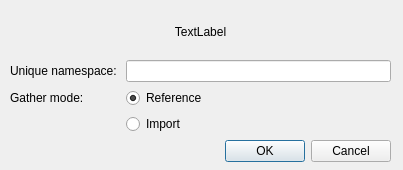
<?xml version="1.0" encoding="UTF-8"?>
<ui version="4.0">
 <class>Form</class>
 <widget class="QWidget" name="Form">
  <property name="geometry">
   <rect>
    <x>0</x>
    <y>0</y>
    <width>403</width>
    <height>170</height>
   </rect>
  </property>
  <property name="windowTitle">
   <string>Form</string>
  </property>
  <widget class="QWidget" name="verticalLayoutWidget">
   <property name="geometry">
    <rect>
     <x>10</x>
     <y>10</y>
     <width>381</width>
     <height>152</height>
    </rect>
   </property>
   <layout class="QVBoxLayout" name="verticalLayout">
    <item>
     <widget class="QLabel" name="assetLabel">
      <property name="text">
       <string>TextLabel</string>
      </property>
      <property name="alignment">
       <set>Qt::AlignCenter</set>
      </property>
     </widget>
    </item>
    <item>
     <layout class="QFormLayout" name="formLayout">
      <item row="0" column="0">
       <widget class="QLabel" name="nameSpaceLabel">
        <property name="text">
         <string>Unique namespace: </string>
        </property>
       </widget>
      </item>
      <item row="0" column="1">
       <widget class="QLineEdit" name="nameSpaceLineEdit"/>
      </item>
      <item row="1" column="1">
       <widget class="QRadioButton" name="referenceRadioButton">
        <property name="text">
         <string>Reference</string>
        </property>
        <property name="checked">
         <bool>true</bool>
        </property>
       </widget>
      </item>
      <item row="2" column="1">
       <widget class="QRadioButton" name="importRadioButton">
        <property name="text">
         <string>Import</string>
        </property>
       </widget>
      </item>
      <item row="1" column="0">
       <widget class="QLabel" name="gatherModeLabel">
        <property name="text">
         <string>Gather mode:</string>
        </property>
       </widget>
      </item>
     </layout>
    </item>
    <item>
     <widget class="QDialogButtonBox" name="buttonBox">
      <property name="orientation">
       <enum>Qt::Horizontal</enum>
      </property>
      <property name="standardButtons">
       <set>QDialogButtonBox::Cancel|QDialogButtonBox::Ok</set>
      </property>
     </widget>
    </item>
   </layout>
  </widget>
 </widget>
 <resources/>
 <connections/>
</ui>
